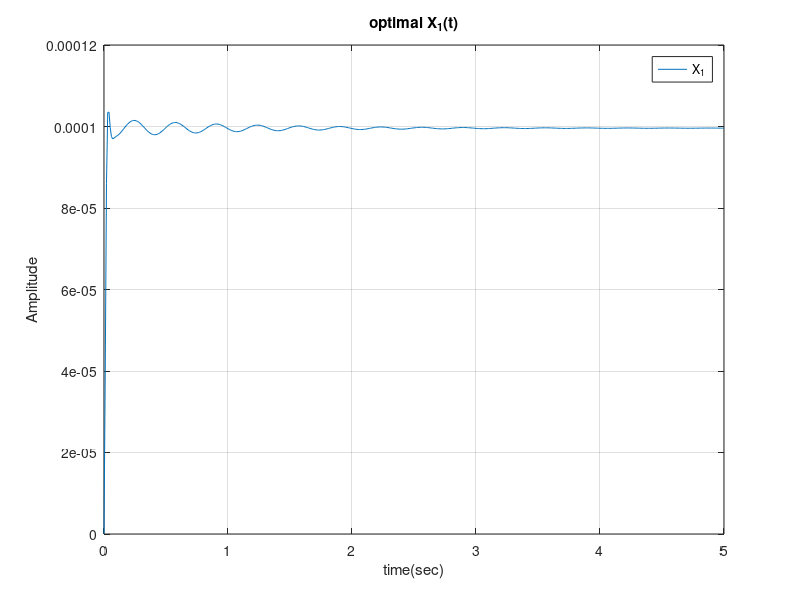
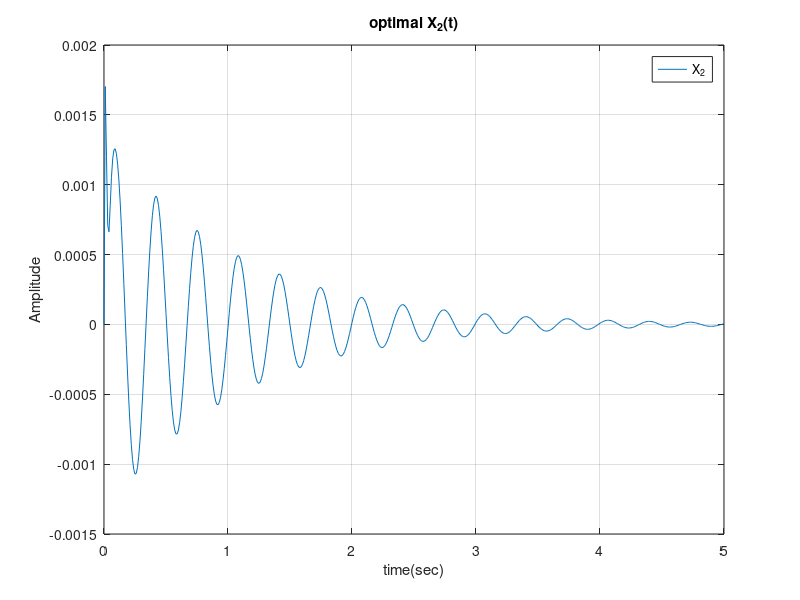
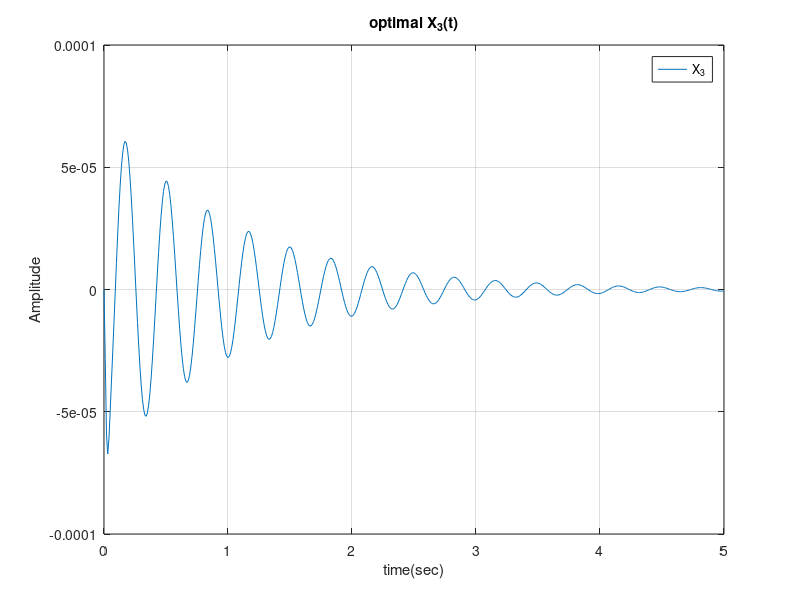
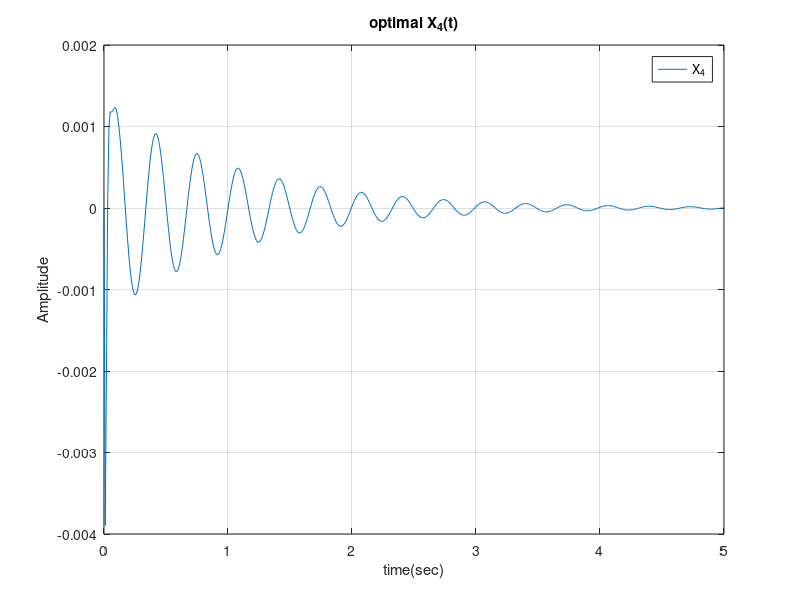

These charts were generated, in order, by the following MATLAB code:
%%% Sahand_Tang_Erami %%%
%%% Advanced_Control_II %%%
clear all
close all
clc
%Parameter
ms=2.45;
mu=1;
ks=900;
kt=1250;
cs=7.5;
ct=5;
%State_Space_Matrixes
A=[0 1 0 -1;-(ks/ms) -(cs/ms) 0 cs/ms; 0 0 0 1;ks/mu cs/mu -kt/mu -(cs+ct)/mu];
B=[0;1/ms;0;-1/mu];
C=[1 0 0 0;-(ks/ms) -(cs/ms) 0 cs/ms];
D=[0;1/ms];
Q=diag([10e5,0,0,0]);
R=0.01;
%LQR_Gain_and_Closeloop_System_Simulation
 [K,~,~]=lqr(A,B,Q,R);
 Ac=A-B*K;
 %input
 sys_closeloop=ss(Ac,B,C,D);
 Unitestep=@(t) double(t>=0);
 tf=5;
 dt=0.01;
 t=(0:dt:tf)';
 N=length(t);
 u=Unitestep(t);
  [y,~,x]=lsim(sys_closeloop,u,t);
  for i=1:N
  Fc(i)=-K*(x(i,:)');
  end
 %Plot
 figure
 plot(t,x(:,1))
 xlabel('time(sec)')
 ylabel('Amplitude')
 legend('X_1')
 title('optimal X_1(t)')
 grid on
 figure
 plot(t,x(:,2))
 xlabel('time(sec)')
 ylabel('Amplitude')
 legend('X_2')
 title('optimal X_2(t)')
 grid on
 figure
 plot(t,x(:,3))
 xlabel('time(sec)')
 ylabel('Amplitude')
 legend('X_3')
 title('optimal X_3(t)')
 grid on
 figure
 plot(t,x(:,4))
 xlabel('time(sec)')
 ylabel('Amplitude')
 legend('X_4')
 title('optimal X_4(t)')
 grid on
 figure
 plot(t,Fc(:))
 xlabel('time(sec)')
 ylabel('Amplitude')
 legend('F_c')
 title('optimal Control Input')
 grid on
 
 figure
 plot(t,y(:,1))
 xlabel('time(sec)')
 ylabel('Amplitude')
 title('First output')
 legend('y_1')
 grid on
 
  figure
 plot(t,y(:,2))
 xlabel('time(sec)')
 ylabel('Amplitude')
 title('Second output')
 legend('y_2')
 grid on
